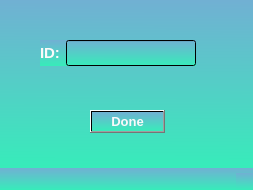
<?xml version="1.0" encoding="UTF-8"?>
<ui version="4.0">
 <class>DeleteWindowDog</class>
 <widget class="QMainWindow" name="DeleteWindowDog">
  <property name="geometry">
   <rect>
    <x>0</x>
    <y>0</y>
    <width>253</width>
    <height>190</height>
   </rect>
  </property>
  <property name="windowTitle">
   <string>DeleteWindowCat</string>
  </property>
  <property name="styleSheet">
   <string notr="true">background-color: qlineargradient(spread:pad, x1:0.614, y1:0, x2:0.608, y2:1, stop:0 rgba(113, 176, 211, 255), stop:1 rgba(55, 236, 186, 255));</string>
  </property>
  <widget class="QWidget" name="centralwidget">
   <widget class="QPushButton" name="pushButton">
    <property name="geometry">
     <rect>
      <x>90</x>
      <y>110</y>
      <width>75</width>
      <height>23</height>
     </rect>
    </property>
    <property name="font">
     <font>
      <pointsize>10</pointsize>
      <weight>75</weight>
      <bold>true</bold>
     </font>
    </property>
    <property name="styleSheet">
     <string notr="true">color: rgb(250, 250, 250);</string>
    </property>
    <property name="text">
     <string>Done</string>
    </property>
   </widget>
   <widget class="QWidget" name="layoutWidget">
    <property name="geometry">
     <rect>
      <x>40</x>
      <y>40</y>
      <width>156</width>
      <height>26</height>
     </rect>
    </property>
    <layout class="QGridLayout" name="gridLayout">
     <item row="0" column="0">
      <widget class="QLabel" name="label">
       <property name="font">
        <font>
         <pointsize>11</pointsize>
         <weight>75</weight>
         <bold>true</bold>
        </font>
       </property>
       <property name="styleSheet">
        <string notr="true">color: rgb(250, 250, 250);</string>
       </property>
       <property name="text">
        <string>ID:</string>
       </property>
      </widget>
     </item>
     <item row="0" column="1">
      <widget class="QLineEdit" name="lineEdit">
       <property name="font">
        <font>
         <pointsize>11</pointsize>
        </font>
       </property>
       <property name="styleSheet">
        <string notr="true">color: rgb(250, 250, 250);</string>
       </property>
      </widget>
     </item>
    </layout>
   </widget>
  </widget>
  <widget class="QMenuBar" name="menubar">
   <property name="geometry">
    <rect>
     <x>0</x>
     <y>0</y>
     <width>253</width>
     <height>21</height>
    </rect>
   </property>
  </widget>
  <widget class="QStatusBar" name="statusbar"/>
 </widget>
 <resources/>
 <connections/>
</ui>
